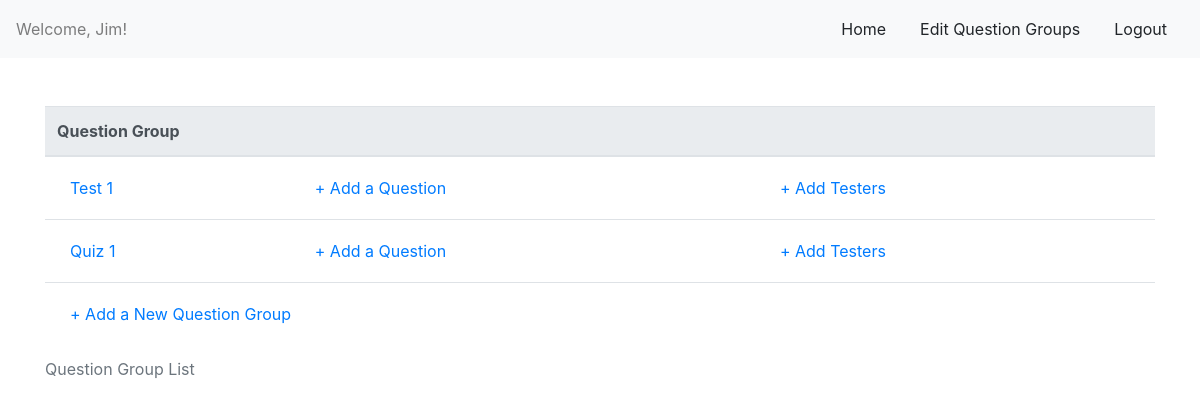
Before: /question/ (signed in) with the older database file.
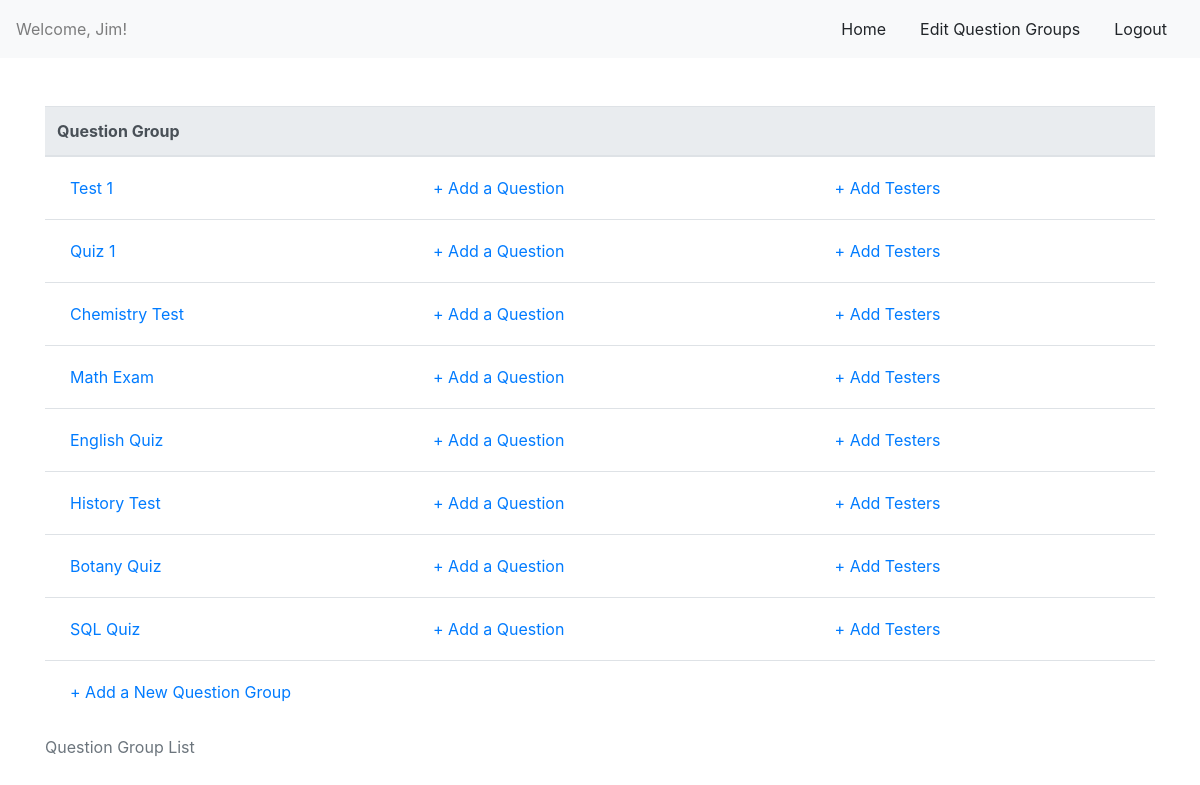
After: the same page with the newer database file.
### questionCreator/models.py (models this page shows)
class QuestionGroup(models.Model):
    group_name = models.CharField(max_length=255)
    user = models.ForeignKey(User, related_name='question_groups', on_delete=models.CASCADE)
    created_at = models.DateTimeField(auto_now_add=True)
    updated_at = models.DateTimeField(auto_now=True)

### questionCreator/views.py (the view)
# urls.py: path('', views.question, name='question'),
def question(request):
    context = {
        'title': 'Create a new Question Group',
        'first_name': User.objects.get(id=request.session['login_id']).first_name,
        'question_groups': QuestionGroup.objects.filter(user=User.objects.get(id=request.session['login_id'])),
    }
    return render(request, 'question.html', context)

### logreg/templates/question.html (shortened to what this page needs)
<!DOCTYPE html>
 <html class="no-js">
    <head>
        <link rel="stylesheet" href="https://stackpath.bootstrapcdn.com/bootstrap/4.5.2/css/bootstrap.min.css">
    </head>
    <body>
        <nav class="navbar navbar-light bg-light">
            <span class="navbar-text">
                Welcome, {{first_name}}!
            </span>
            <ul class="nav nav-pills">
                <li class="nav-item">
                    <a class="btn nav-link" href="/">Home</a>
                </li>
                <li class="nav-item">
                    <a class="btn nav-link" href="/question/">Edit Question Groups</a>
                </li>
                <li class="nav-item">
                    <a class="btn nav-link" href="/logout">Logout</a>
                </li>
            </ul>
        </nav>
        <div class="container">
            <table class="table table-hover mt-5">
                <caption>Question Group List</caption>
                <thead class="thead-light">
                    <tr>
                        <th scope="col" colspan="3">Question Group</th>
                    </tr>
                </thead>
                <tbody class="question-group-listing">
                {% for question_group in question_groups %}
                    <tr>
                        <td>
                            <form action="question_group/{{question_group.id}}/" method="POST" class="question-group-select">
                                <button type="submit" class="btn btn-link">{{question_group.group_name }}</button>
                            </form>
                        </td>
                        <td>
                            <form action="question_group/{{question_group.id}}/question/" method="POST" class="question-add">
                                <button type="submit" class="btn btn-link">+ Add a Question</button>
                            </form>
                        </td>
                        <td>
                            <form action="question_group/{{question_group.id}}/testers/" method="POST" class="tester-add">
                                <button type="submit" class="btn btn-link">+ Add Testers</button>
                            </form>
                        </td>
                    </tr>
                {% endfor %}
                    <tr>
                        <th colspan="3">
                            <button type="button" class="btn btn-link" data-toggle="modal" data-target="#questionGroupModal">
                                + Add a New Question Group
                            </button>
                        </th>
                    </tr>
                </tbody>
            </table>
        </div>
    </body>
</html>

Changed rows visible on the page:
added QuestionGroup: group_name "Chemistry Test"
added QuestionGroup: group_name "Math Exam"
added QuestionGroup: group_name "English Quiz"
added QuestionGroup: group_name "History Test"
added QuestionGroup: group_name "Botany Quiz"
added QuestionGroup: group_name "SQL Quiz"
